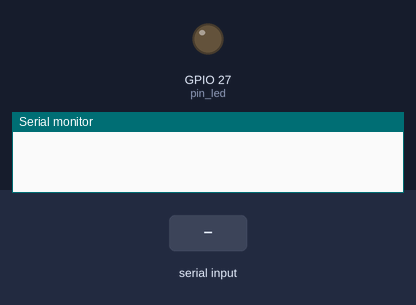
Recording of a sketch running on a simulated ESP32. Shown: output pins drawn as LEDs (lit = HIGH), the last lines printed to the serial monitor. The inputs (shaded band) are chosen by the test bench.

Above: at 1.2 s.
1.3 s: "1" received over Serial
At 2.5 s:
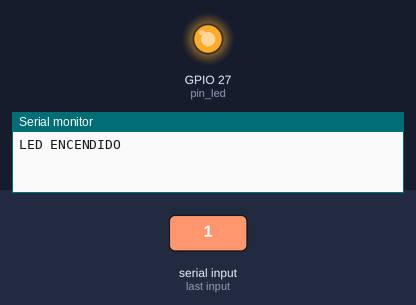
2.8 s: "0" received over Serial
At 3.9 s:
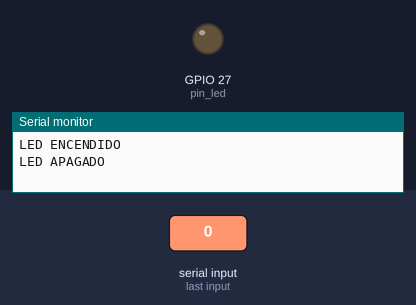
Timing chart, 0 to 5.8 s (numbered marks = the images above; inputs shaded):
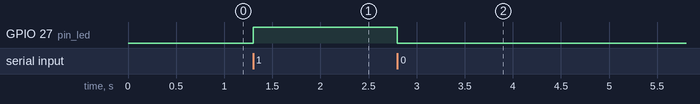

The sketch:

led.ino
```cpp
int pin_led = 27;  // Pin del LED

void setup() {
  Serial.begin(9600);      // Comunicación serial a 9600 baudios
  pinMode(pin_led, OUTPUT);
  digitalWrite(pin_led, LOW);
}

void loop() {
  if (Serial.available() > 0) {
    char dato = Serial.read();  // Leer el dato enviado desde Java

    if (dato == '1') {
      digitalWrite(pin_led, HIGH);   // Encender LED
      Serial.println("LED ENCENDIDO");
    }
    else if (dato == '0') {
      digitalWrite(pin_led, LOW);    // Apagar LED
      Serial.println("LED APAGADO");
    }
  }
}
```

Measured:
- after the input at 1.3 s, GPIO 27 (pin_led): LOW → HIGH at once
- after the input at 2.8 s, GPIO 27 (pin_led): HIGH → LOW at once
